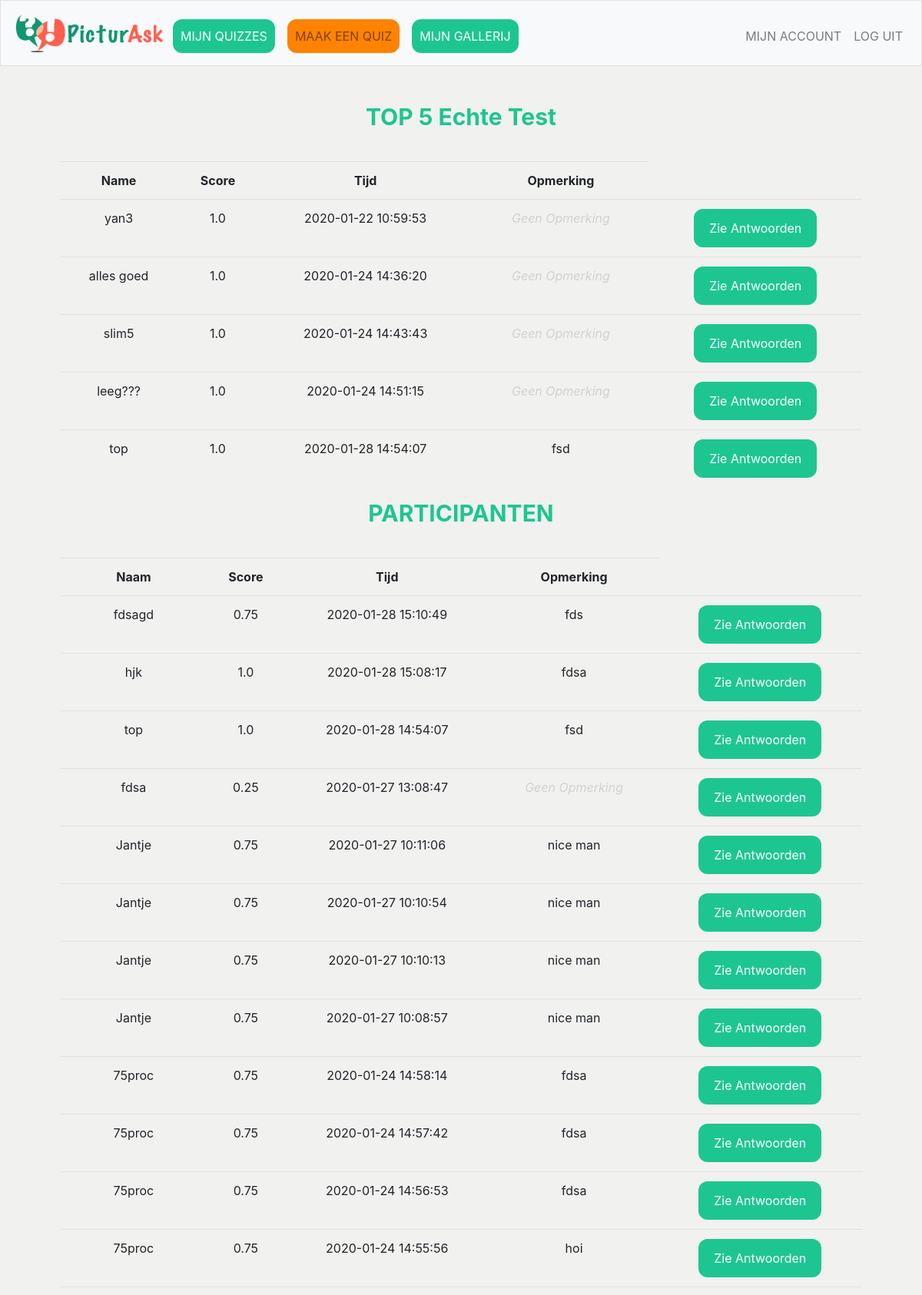
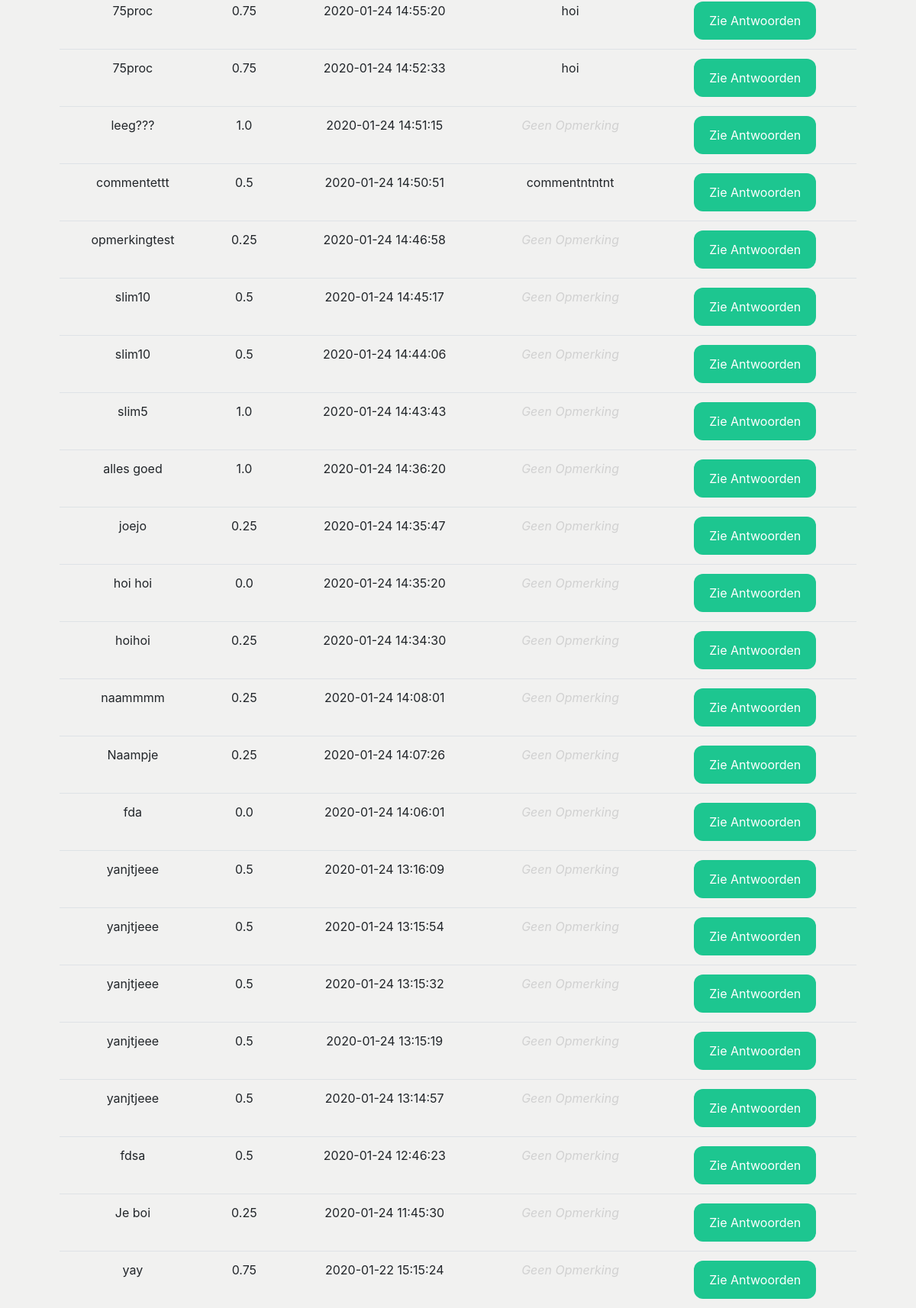
Screenshot of /results/59 (signed in, upper part) with the database file from the repository (2 pictures, top to bottom).
### tables this page shows
CREATE TABLE 'quizes' ('quiz_id' integer PRIMARY KEY AUTOINCREMENT NOT NULL,'user_id' integer NOT NULL, 'quiz_titel'  text NOT NULL  , 'date'  timestamp DEFAULT CURRENT_DATE  , 'gif' text, 'dankwoord' text);

CREATE TABLE 'participants' ('participant_id' integer PRIMARY KEY AUTOINCREMENT NOT NULL, 'quiz_id' integer NOT NULL, 'name' text NOT NULL,'score' real, 'time'  timestamp DEFAULT CURRENT_TIMESTAMP  , 'comment' text DEFAULT '');

### application.py (the view)
@app.route("/results/<quiz_id>", methods=["GET", "POST"])
@login_required
def results(quiz_id):
    quiz_naam = db.execute("SELECT quiz_titel FROM quizes WHERE quiz_id = :quiz_id", quiz_id=quiz_id)[0]["quiz_titel"]
    participanten_lijst = db.execute("SELECT * FROM participants WHERE quiz_id = :quiz_id", quiz_id=quiz_id)
    print(participanten_lijst)
    participanten_lijst.reverse()
    top_participanten = sorted(participanten_lijst, key=lambda x:x["score"])
    top_participanten.reverse()
    return render_template("results.html", participanten_lijst=participanten_lijst, quiz_naam=quiz_naam, top_participanten=top_participanten[:5])

### application.py (called while the page is built)
@app.after_request
def after_request(response):
    response.headers["Cache-Control"] = "no-cache, no-store, must-revalidate"
    response.headers["Expires"] = 0
    response.headers["Pragma"] = "no-cache"
    return response

### helpers.py (called while the page is built)
def login_required(f):
    @wraps(f)
    def decorated_function(*args, **kwargs):
        if session.get("user_id") is None:
            return redirect("/login")
        return f(*args, **kwargs)
    return decorated_function

### templates/results.html (shortened to what this page needs)
{% extends "layout.html" %}
{% block main %}
    <form action="/results/{{quiz_id}}" method="post">
        <div class="form-group">
            <table class="table table-hoverable">
                {% if top_participanten %}
                <h2>TOP 5 {{quiz_naam}}</h2>
                <tr>
                    <th>Name</th>
                    <th>Score</th>
                    <th>Tijd</th>
                    <th>Opmerking</th>
                </tr>
                {% for participant in top_participanten %}
                    <tr>
                        <td>{{participant["name"]}}</td>
                        <td>{{participant["score"]}}</td>
                        <td>{{participant["time"]}}</td>
                        {% if participant["comment"] == "" %}
                            <td><i><font color=#D1D1D1>Geen Opmerking</font></i></td>
                        {% else%}
                            <td>{{participant["comment"]}}</td>
                        {% endif %}
                        <td> <button type="button" class="btn login" style=width:160px; onclick="window.location.href='/antwoord/{{participant['participant_id']}}'">Zie Antwoorden</button></td>
                    </tr>
                {% endfor %}
            </table>
            <table class="table table-hoverable">
                <h2>PARTICIPANTEN {{quiz_name}}</h2>
                <tr>
                    <th>Naam</th>
                    <th>Score</th>
                    <th>Tijd</th>
                    <th>Opmerking</th>
                </tr>
                {% for participant in participanten_lijst %}
                    <tr>
                        <td>{{participant["name"]}}</td>
                        <td>{{participant["score"]}}</td>
                        <td>{{participant["time"]}}</td>
                        {% if participant["comment"] == "" %}
                            <td><i><font color=#D1D1D1>Geen Opmerking</font></i></td>
                        {% else%}
                            <td>{{participant["comment"]}}</td>
                        {% endif %}
                        <td> <button type="button" class="btn login" style=width:160px; onclick="window.location.href='/antwoord/{{participant['participant_id']}}'">Zie Antwoorden</button></td>
                    </tr>
                {% endfor %}
            </table>
        </div>
    </form>
    {% else %}
      <br><br><br><br><h2>Deze quiz heeft nog geen participanten</h2><br>
    {% endif %}
{% endblock %}

### static/styles.css (style rules this page uses)
body { background-color: #F1F1F0; background-repeat: no-repeat; background-size: cover; }
table { margin-top: 40px; }
button { -webkit-transition-duration: 0.4s; transition-duration: 0.4s; width:50%; height: 50px; background-color: #1DC690; color: #3D550C; border-radius: 12px; }
h2 { font-size: 30px; font-weight: bold; color: #1DC690; }
.login { -webkit-transition-duration: 0.4s; transition-duration: 0.4s; width:30%; height: 50px; background-color: #1DC690; outline: none; color: white; border-radius: 12px; }

### rows the page displays
quizes: quiz_titel "Echte Test"
participants: name "yan3", score "1.0", time "2020-01-22 10:59:53", comment "Geen Opmerking"
participants: name "alles goed", score "1.0", time "2020-01-24 14:36:20", comment "Geen Opmerking"
participants: name "slim5", score "1.0", time "2020-01-24 14:43:43", comment "Geen Opmerking"
participants: name "leeg???", score "1.0", time "2020-01-24 14:51:15", comment "Geen Opmerking"
participants: name "top", score "1.0", time "2020-01-28 14:54:07", comment "fsd"
participants: name "fdsagd", score "0.75", time "2020-01-28 15:10:49", comment "fds"
participants: name "hjk", score "1.0", time "2020-01-28 15:08:17", comment "fdsa"
participants: name "fdsa", score "0.25", time "2020-01-27 13:08:47", comment "Geen Opmerking"
participants: name "Jantje", score "0.75", time "2020-01-27 10:11:06", comment "nice man"
participants: name "Jantje", score "0.75", time "2020-01-27 10:10:54", comment "nice man"
participants: name "Jantje", score "0.75", time "2020-01-27 10:10:13", comment "nice man"
participants: name "Jantje", score "0.75", time "2020-01-27 10:08:57", comment "nice man"
participants: name "75proc", score "0.75", time "2020-01-24 14:58:14", comment "fdsa"
participants: name "75proc", score "0.75", time "2020-01-24 14:57:42", comment "fdsa"
participants: name "75proc", score "0.75", time "2020-01-24 14:56:53", comment "fdsa"
participants: name "75proc", score "0.75", time "2020-01-24 14:55:56", comment "hoi"
participants: name "75proc", score "0.75", time "2020-01-24 14:55:20", comment "hoi"
participants: name "75proc", score "0.75", time "2020-01-24 14:52:33", comment "hoi"
participants: name "commentettt", score "0.5", time "2020-01-24 14:50:51", comment "commentntntnt"
participants: name "opmerkingtest", score "0.25", time "2020-01-24 14:46:58", comment "Geen Opmerking"
participants: name "slim10", score "0.5", time "2020-01-24 14:45:17", comment "Geen Opmerking"
participants: name "slim10", score "0.5", time "2020-01-24 14:44:06", comment "Geen Opmerking"
participants: name "joejo", score "0.25", time "2020-01-24 14:35:47", comment "Geen Opmerking"
participants: name "hoi hoi", score "0.0", time "2020-01-24 14:35:20", comment "Geen Opmerking"
participants: name "hoihoi", score "0.25", time "2020-01-24 14:34:30", comment "Geen Opmerking"
participants: name "naammmm", score "0.25", time "2020-01-24 14:08:01", comment "Geen Opmerking"
participants: name "Naampje", score "0.25", time "2020-01-24 14:07:26", comment "Geen Opmerking"
participants: name "fda", score "0.0", time "2020-01-24 14:06:01", comment "Geen Opmerking"
participants: name "yanjtjeee", score "0.5", time "2020-01-24 13:16:09", comment "Geen Opmerking"
participants: name "yanjtjeee", score "0.5", time "2020-01-24 13:15:54", comment "Geen Opmerking"
participants: name "yanjtjeee", score "0.5", time "2020-01-24 13:15:32", comment "Geen Opmerking"
participants: name "yanjtjeee", score "0.5", time "2020-01-24 13:15:19", comment "Geen Opmerking"
participants: name "yanjtjeee", score "0.5", time "2020-01-24 13:14:57", comment "Geen Opmerking"
participants: name "fdsa", score "0.5", time "2020-01-24 12:46:23", comment "Geen Opmerking"
participants: name "Je boi", score "0.25", time "2020-01-24 11:45:30", comment "Geen Opmerking"
participants: name "yay", score "0.75", time "2020-01-22 15:15:24", comment "Geen Opmerking"
